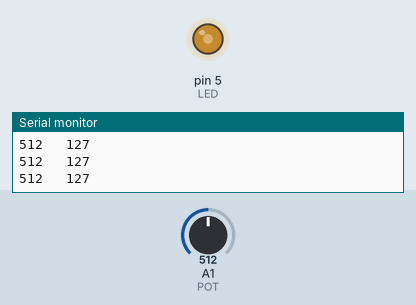
This sketch was run on a simulated Arduino Uno, built with avr-gcc and run on an emulated ATmega328P. Shown: output pins drawn as LEDs (lit = HIGH), the last lines printed to the serial monitor. Inputs (shaded band) come from the test bench; at power-on: A1 (POT) = 512.

Above: at 1.2 s.
1.3 s: A1 (POT) set to 716
At 2.5 s:
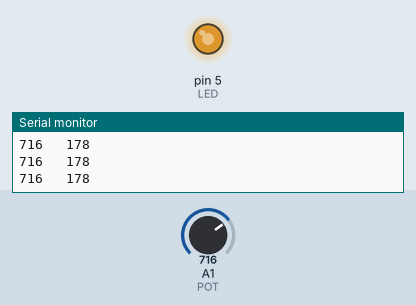
2.8 s: A1 (POT) set to 900
At 3.9 s:
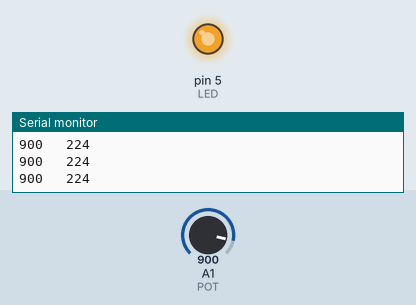
4.3 s: A1 (POT) set to 122
At 5.4 s:
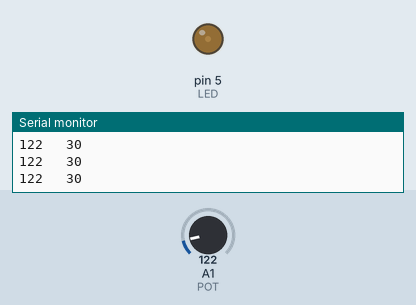
5.8 s: A1 (POT) set to 0
At 6.8 s:
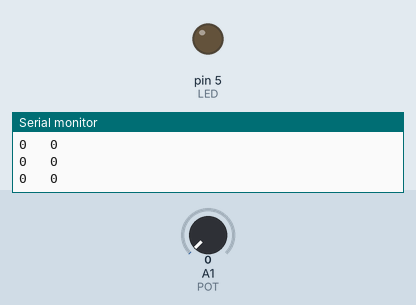
7.3 s: A1 (POT) set to 511
At 8.1 s:
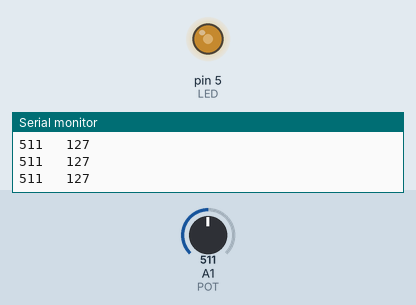
Timing chart, 0 to 9.8 s (numbered marks = the images above; inputs shaded):
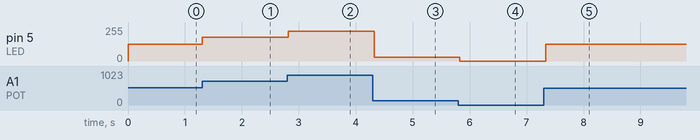

The sketch:

Controlar_Intensidad_LED.ino
```cpp
#define LED 5
#define POT A1
#define BR 9600
#define TIME 100

void setup(){
  Serial.begin(BR);
  pinMode(LED, OUTPUT);
  pinMode(POT, INPUT);
}

void loop (){
  //Se guarda mis datos en p
  int p = analogRead(POT);
  //Usamos esta funcion para convertir de 1023 a 255
  int CONV = map(p,0,1023,0,255);
  //Me perimeite trabajar con los valores de encendido y apagado para poder controlar la intenciadad
  analogWrite(LED,CONV);
  Serial.print (p);
  Serial.print ("   ");
  Serial.println(CONV);
  delay(TIME);
}
```

Measured:
- after the input at 1.3 s, pin 5 (LED): 127/255 → 178/255 at once
- after the input at 2.8 s, pin 5 (LED): 178/255 → 224/255 at once
- after the input at 4.3 s, pin 5 (LED): 224/255 → 30/255 at once
- after the input at 5.8 s, pin 5 (LED): 30/255 → 0/255 at once
- after the input at 7.3 s, pin 5 (LED): 0/255 → 127/255 at once
